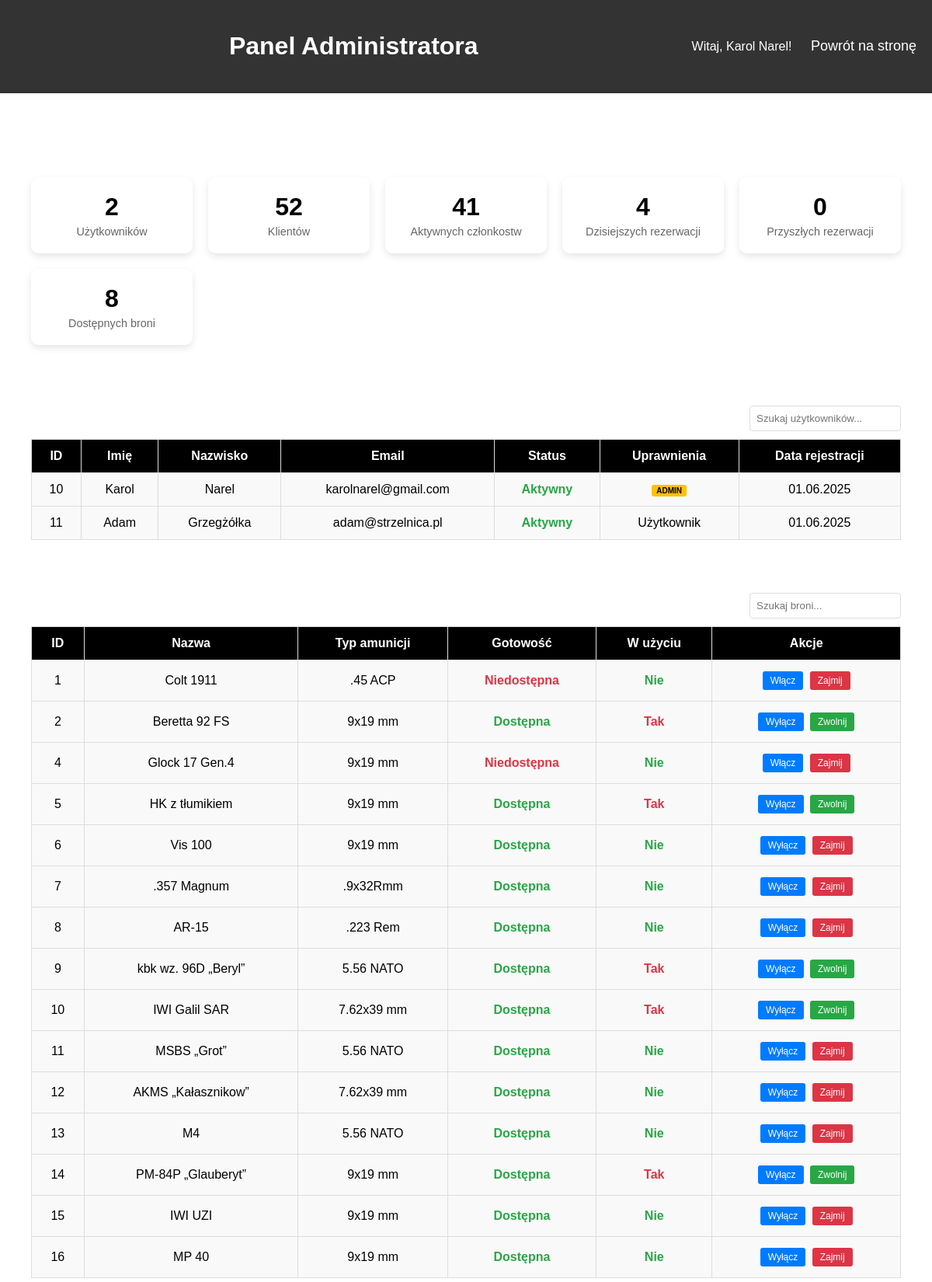
The app's page /admin/admin-panel.php (signed in, upper part) with its own data.
### tables this page shows
CREATE TABLE `reservations` (
  `ID_reservations` int(11) NOT NULL,
  `date` date NOT NULL,
  `time` time NOT NULL,
  `ID_client` int(11) NOT NULL,
  `participants` int(11) NOT NULL,
  `instructor` tinyint(1) NOT NULL,
  `ID_station` int(11) NOT NULL
);

CREATE TABLE `users` (
  `id` int(11) NOT NULL,
  `first_name` varchar(50) NOT NULL,
  `last_name` varchar(50) NOT NULL,
  `email` varchar(100) NOT NULL,
  `password_hash` varchar(255) NOT NULL,
  `created_at` timestamp NOT NULL DEFAULT current_timestamp(),
  `updated_at` timestamp NOT NULL DEFAULT current_timestamp() ON UPDATE current_timestamp(),
  `is_active` tinyint(1) DEFAULT 1,
  `is_admin` tinyint(1) NOT NULL DEFAULT 0
);

CREATE TABLE `guns` (
  `ID_guns` int(11) NOT NULL,
  `name` varchar(100) NOT NULL,
  `ID_ammo` int(11) NOT NULL,
  `availability` tinyint(1) NOT NULL,
  `in_use` tinyint(1) NOT NULL
);

CREATE TABLE `ammo` (
  `ID_ammo` int(11) NOT NULL,
  `name` varchar(100) NOT NULL,
  `amount` int(11) NOT NULL,
  `price` double NOT NULL
);

### includes/auth_helper.php (called while the page is built, shortened)
<?php
require_once __DIR__ . "/../classes/Session.php";
require_once __DIR__ . "/../config/database.php";
require_once __DIR__ . "/../classes/Client.php";
class AuthHelper
{
    private $session;
    private $db;
    public function __construct()
    {
        $this->session = new Session();
        $database = new Database();
        $this->db = $database->getConnection();
    }
    public function requireLogin()
    {
        $this->session->refreshSession();
    }
    public function getUserData()
    {
        $userData = [
            "id" => $this->session->getUserId(),
            "email" => $this->session->getUserEmail(),
            "first_name" => $this->session->getUserFirstName(),
            "last_name" => $this->session->getUserLastName(),
            "full_name" => $this->session->getUserFullName(),
        ];
        try {
            $client = new Client($this->db);
            if ($client->getByUserId($userData["id"])) {
                $userData["client"] = [
                    "client_id" => $client->ID_client,
                    "membership_id" => $client->ID_membership,
                    "membership_type" => $client->membership_type,
                    "has_active_membership" => $client->hasActiveMembership(),
                    "activation_date" => $client->activation_date,
                    "expiration_date" => $client->expiration_date
                ];
            }
        } catch (Exception $e) {
            error_log("AuthHelper::getUserData() - Client info error: " . $e->getMessage());
            $userData["client"] = null;
        }
        return $userData;
    }
}
function getAuthHelper()
{
    static $authHelper = null;
    if ($authHelper === null) {
        $authHelper = new AuthHelper();
    }
    return $authHelper;
}
?>

### config/database.php (called while the page is built, shortened)
<?php
class Database {
    private $host = "localhost";
    private $db_name = "strzelnica";
    private $username = "root";
    private $password = "";
    public function getConnection() {
        $this->conn = null;
        try {
            $this->conn = new PDO("mysql:host=" . $this->host . ";dbname=" . $this->db_name . ";charset=utf8", $this->username, $this->password);
            $this->conn->setAttribute(PDO::ATTR_ERRMODE, PDO::ERRMODE_EXCEPTION);
        } catch(PDOException $exception) {
            echo "Connection error: " . $exception->getMessage();
        }
        return $this->conn;
    }
}
?>

### classes/Session.php (called while the page is built, shortened)
<?php
class Session {
    public function isLoggedIn() {
        return isset($_SESSION['is_logged_in']) && $_SESSION['is_logged_in'] === true;
    }
    public function getUserId() {
        return isset($_SESSION['user_id']) ? $_SESSION['user_id'] : null;
    }
    public function getUserEmail() {
        return isset($_SESSION['user_email']) ? $_SESSION['user_email'] : null;
    }
    public function getUserFirstName() {
        return isset($_SESSION['user_first_name']) ? $_SESSION['user_first_name'] : null;
    }
    public function getUserLastName() {
        return isset($_SESSION['user_last_name']) ? $_SESSION['user_last_name'] : null;
    }
    public function getUserFullName() {
        if ($this->isLoggedIn()) {
            return $this->getUserFirstName() . ' ' . $this->getUserLastName();
        }
        return null;
    }
}
?>

### classes/AdminPanel.php (called while the page is built, shortened)
<?php
class AdminPanel
{
    private $conn;
    public function __construct($db)
    {
        $this->conn = $db;
    }
    public function getGuns()
    {
        try {
            $query = "SELECT g.ID_guns, g.name, a.name as ammo_name, g.availability, g.in_use
                      FROM guns g
                      LEFT JOIN ammo a ON g.ID_ammo = a.ID_ammo
                      ORDER BY g.ID_guns";
            $stmt = $this->conn->prepare($query);
            $stmt->execute();
            return $stmt->fetchAll(PDO::FETCH_ASSOC);
        } catch (Exception $e) {
            error_log("AdminPanel::getGuns() - Exception: " . $e->getMessage());
            return [];
        }
    }
    public function getReservations()
    {
        try {
            $query = "SELECT r.ID_reservations, r.date, r.time,
                             CONCAT(c.name, ' ', c.surname) as client_name,
                             r.participants, r.instructor, r.ID_station
                      FROM reservations r
                      LEFT JOIN clients c ON r.ID_client = c.ID_client
                      ORDER BY r.date DESC, r.time DESC";
            $stmt = $this->conn->prepare($query);
            $stmt->execute();
            return $stmt->fetchAll(PDO::FETCH_ASSOC);
        } catch (Exception $e) {
            error_log("AdminPanel::getReservations() - Exception: " . $e->getMessage());
            return [];
        }
    }
    public function getUsers()
    {
        try {
            $query = "SELECT id, first_name, last_name, email, is_active, is_admin, created_at
                      FROM users
                      ORDER BY id";
            $stmt = $this->conn->prepare($query);
            $stmt->execute();
            return $stmt->fetchAll(PDO::FETCH_ASSOC);
        } catch (Exception $e) {
            error_log("AdminPanel::getUsers() - Exception: " . $e->getMessage());
            return [];
        }
    }
    public function getDashboardStats()
    {
        try {
            $stats = [];
            $query = "SELECT COUNT(*) as total FROM users WHERE is_active = 1";
            $stmt = $this->conn->prepare($query);
            $stmt->execute();
            $stats['total_users'] = $stmt->fetch(PDO::FETCH_ASSOC)['total'];
            $query = "SELECT COUNT(*) as total FROM clients";
            $stmt = $this->conn->prepare($query);
            $stmt->execute();
            $stats['total_clients'] = $stmt->fetch(PDO::FETCH_ASSOC)['total'];
            $query = "SELECT COUNT(*) as total FROM membership WHERE expiration_date >= CURDATE() AND ID_membership != 999";
            $stmt = $this->conn->prepare($query);
            $stmt->execute();
            $stats['active_memberships'] = $stmt->fetch(PDO::FETCH_ASSOC)['total'];
            $query = "SELECT COUNT(*) as total FROM reservations WHERE date = CURDATE()";
            $stmt = $this->conn->prepare($query);
            $stmt->execute();
            $stats['todays_reservations'] = $stmt->fetch(PDO::FETCH_ASSOC)['total'];
            $query = "SELECT COUNT(*) as total FROM reservations WHERE date > CURDATE()";
            $stmt = $this->conn->prepare($query);
            $stmt->execute();
            $stats['future_reservations'] = $stmt->fetch(PDO::FETCH_ASSOC)['total'];
            $query = "SELECT COUNT(*) as total FROM guns WHERE availability = 1 AND in_use = 0";
            $stmt = $this->conn->prepare($query);
            $stmt->execute();
            $stats['available_guns'] = $stmt->fetch(PDO::FETCH_ASSOC)['total'];
            return $stats;
        } catch (Exception $e) {
            error_log("AdminPanel::getDashboardStats() - Exception: " . $e->getMessage());
            return [];
        }
    }
}
?>

### classes/Client.php (called while the page is built, shortened)
<?php
class Client
{
    private $conn;
    private $table_name = "clients";
    public $expiration_date;
    public function __construct($db)
    {
        $this->conn = $db;
    }
    public function getByUserId($user_id)
    {
        try {
            $query = "SELECT c.ID_client, c.user_id, c.name, c.surname, c.ID_membership,
                             m.type as membership_type, m.activation_date, m.expiration_date
                      FROM " . $this->table_name . " c
                      LEFT JOIN membership m ON c.ID_membership = m.ID_membership
                      WHERE c.user_id = :user_id LIMIT 1";
            $stmt = $this->conn->prepare($query);
            $stmt->bindParam(":user_id", $user_id);
            $stmt->execute();
            if ($stmt->rowCount() > 0) {
                $row = $stmt->fetch(PDO::FETCH_ASSOC);
                $this->ID_client = $row['ID_client'];
                $this->ID_membership = $row['ID_membership'];
                $this->membership_type = $row['membership_type'];
                $this->activation_date = $row['activation_date'];
                $this->expiration_date = $row['expiration_date'];
                return true;
            }
            return false;
        } catch (Exception $e) {
            error_log("Client::getByUserId() - Exception: " . $e->getMessage());
            return false;
        }
    }
    public function hasActiveMembership()
    {
        try {
            $expiration = new DateTime($this->expiration_date);
            $now = new DateTime();
            return $expiration > $now;
        } catch (Exception $e) {
            error_log("Client::hasActiveMembership() - Exception: " . $e->getMessage());
            return false;
        }
    }
}
?>

### admin/admin-panel.php (the view, shortened to what this page needs)
<?php
require_once '../includes/auth_helper.php';
require_once '../classes/AdminPanel.php';
$auth = getAuthHelper();
$auth->requireAdmin();
require_once '../config/database.php';
$database = new Database();
$db = $database->getConnection();
$adminPanel = new AdminPanel($db);
$guns = $adminPanel->getGuns();
$reservations = $adminPanel->getReservations();
$users = $adminPanel->getUsers();
$stats = $adminPanel->getDashboardStats();
?>
<!DOCTYPE html>
<html lang="pl">
<head>
  <link rel="stylesheet" href="panel.css">
</head>
<body>
  <header class="header">
    <h1 class="header-title">Panel Administratora</h1>
    <div>
      <span style="color: white; margin-right: 20px;">Witaj, <?php echo htmlspecialchars($auth->getUserData()['full_name']); ?>!</span>
      <a href="../pages/index.php" class="back-link">Powrót na stronę</a>
    </div>
  </header>
  <main class="main-content">
    <section>
      <h2 class="section-title">Statystyki systemu</h2>
      <div class="stats-container">
        <div class="stat-card">
          <div class="stat-number"><?php echo $stats['total_users'] ?? 0; ?></div>
          <div class="stat-label">Użytkowników</div>
        </div>
        <div class="stat-card">
          <div class="stat-number"><?php echo $stats['total_clients'] ?? 0; ?></div>
          <div class="stat-label">Klientów</div>
        </div>
        <div class="stat-card">
          <div class="stat-number"><?php echo $stats['active_memberships'] ?? 0; ?></div>
          <div class="stat-label">Aktywnych członkostw</div>
        </div>
        <div class="stat-card">
          <div class="stat-number"><?php echo $stats['todays_reservations'] ?? 0; ?></div>
          <div class="stat-label">Dzisiejszych rezerwacji</div>
        </div>
        <div class="stat-card">
          <div class="stat-number"><?php echo $stats['future_reservations'] ?? 0; ?></div>
          <div class="stat-label">Przyszłych rezerwacji</div>
        </div>
        <div class="stat-card">
          <div class="stat-number"><?php echo $stats['available_guns'] ?? 0; ?></div>
          <div class="stat-label">Dostępnych broni</div>
        </div>
      </div>
    </section>
    <section>
      <h2 class="section-title">Użytkownicy systemu</h2>
      <div class="table-controls">
        <input type="text" class="search-box" placeholder="Szukaj użytkowników..." onkeyup="searchTable(this, 'usersTable')">
      </div>
      <div class="table-container">
        <table class="table">
          <thead>
            <tr>
              <th>ID</th>
              <th>Imię</th>
              <th>Nazwisko</th>
              <th>Email</th>
              <th>Status</th>
              <th>Uprawnienia</th>
              <th>Data rejestracji</th>
            </tr>
          </thead>
          <tbody id="usersTable">
            <?php foreach ($users as $user): ?>
            <tr>
              <td><?php echo $user['id']; ?></td>
              <td><?php echo htmlspecialchars($user['first_name']); ?></td>
              <td><?php echo htmlspecialchars($user['last_name']); ?></td>
              <td><?php echo htmlspecialchars($user['email']); ?></td>
              <td>
                <span class="<?php echo $user['is_active'] ? 'status-active' : 'status-inactive'; ?>">
                  <?php echo $user['is_active'] ? 'Aktywny' : 'Nieaktywny'; ?>
                </span>
              </td>
              <td>
                <?php if ($user['is_admin']): ?>
                  <span class="admin-badge">ADMIN</span>
                <?php else: ?>
                  Użytkownik
                <?php endif; ?>
              </td>
              <td><?php echo date('d.m.Y', strtotime($user['created_at'])); ?></td>
            </tr>
            <?php endforeach; ?>
          </tbody>
        </table>
      </div>
    </section>
    <section>
      <h2 class="section-title">Lista dostępnych broni palnych</h2>
      <div class="table-controls">
        <input type="text" class="search-box" placeholder="Szukaj broni..." onkeyup="searchTable(this, 'bronieTable')">
      </div>
      <div class="table-container">
        <table class="table">
          <thead>
            <tr>
              <th>ID</th>
              <th>Nazwa</th>
              <th>Typ amunicji</th>
              <th>Gotowość</th>
              <th>W użyciu</th>
              <th>Akcje</th>
            </tr>
          </thead>
          <tbody id="bronieTable">
            <?php foreach ($guns as $gun): ?>
            <tr>
              <td><?php echo $gun['ID_guns']; ?></td>
              <td><?php echo htmlspecialchars($gun['name']); ?></td>
              <td><?php echo htmlspecialchars($gun['ammo_name'] ?? 'Brak'); ?></td>
              <td>
                <span class="<?php echo $gun['availability'] ? 'status-active' : 'status-inactive'; ?>">
                  <?php echo $gun['availability'] ? 'Dostępna' : 'Niedostępna'; ?>
                </span>
              </td>
              <td>
                <span class="<?php echo $gun['in_use'] ? 'status-inactive' : 'status-active'; ?>">
                  <?php echo $gun['in_use'] ? 'Tak' : 'Nie'; ?>
                </span>
              </td>
              <td>
                <button class="action-btn" onclick="toggleGunAvailability(<?php echo $gun['ID_guns']; ?>)">
                  <?php echo $gun['availability'] ? 'Wyłącz' : 'Włącz'; ?>
                </button>
                <button class="action-btn <?php echo $gun['in_use'] ? 'success' : 'danger'; ?>" onclick="toggleGunInUse(<?php echo $gun['ID_guns']; ?>)">
                  <?php echo $gun['in_use'] ? 'Zwolnij' : 'Zajmij'; ?>
                </button>
              </td>
            </tr>
            <?php endforeach; ?>
          </tbody>
        </table>
      </div>
    </section>
  </main>
</body>
</html>

### records on screen
reservations: instructor "0", ID_reservations "8"
users: id "10", first_name "Karol", last_name "Narel", email "karolnarel@gmail.com", is_active "Aktywny", is_admin "ADMIN", created_at "01.06.2025"
users: id "11", first_name "Adam", last_name "Grzegżółka", email "adam@strzelnica.pl", is_active "Aktywny", is_admin "Użytkownik", created_at "01.06.2025"
guns: ID_guns "1", name "Colt 1911", ID_ammo.name ".45 ACP", availability "Niedostępna", in_use "Nie"
guns: ID_guns "2", name "Beretta 92 FS", ID_ammo.name "9x19 mm", availability "Dostępna", in_use "Tak"
guns: ID_guns "4", name "Glock 17 Gen.4", ID_ammo.name "9x19 mm", availability "Niedostępna", in_use "Nie"
guns: ID_guns "5", name "HK z tłumikiem", ID_ammo.name "9x19 mm", availability "Dostępna", in_use "Tak"
guns: ID_guns "6", name "Vis 100", ID_ammo.name "9x19 mm", availability "Dostępna", in_use "Nie"
guns: ID_guns "7", name ".357 Magnum", ID_ammo.name ".9x32Rmm", availability "Dostępna", in_use "Nie"
guns: ID_guns "8", name "AR-15", ID_ammo.name ".223 Rem", availability "Dostępna", in_use "Nie"
guns: ID_guns "9", name "kbk wz. 96D „Beryl”", ID_ammo.name "5.56 NATO", availability "Dostępna", in_use "Tak"
guns: ID_guns "10", name "IWI Galil SAR", ID_ammo.name "7.62x39 mm", availability "Dostępna", in_use "Tak"
guns: ID_guns "11", name "MSBS „Grot”", ID_ammo.name "5.56 NATO", availability "Dostępna", in_use "Nie"
guns: ID_guns "12", name "AKMS „Kałasznikow”", ID_ammo.name "7.62x39 mm", availability "Dostępna", in_use "Nie"
guns: ID_guns "13", name "M4", ID_ammo.name "5.56 NATO", availability "Dostępna", in_use "Nie"
guns: ID_guns "14", name "PM-84P „Glauberyt”", ID_ammo.name "9x19 mm", availability "Dostępna", in_use "Tak"
guns: ID_guns "15", name "IWI UZI", ID_ammo.name "9x19 mm", availability "Dostępna", in_use "Nie"
guns: ID_guns "16", name "MP 40", ID_ammo.name "9x19 mm", availability "Dostępna", in_use "Nie"

### other values on screen
$auth->getUserData()['full_name'] "Karol Narel"
$stats['total_users'] "2"
$stats['total_clients'] "52"
$stats['active_memberships'] "41"
$stats['todays_reservations'] "4"
